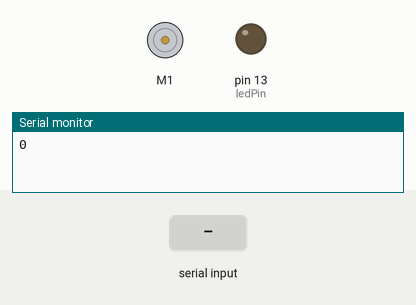
Simulated run of this sketch. Board: Arduino Uno, built with avr-gcc and run on an emulated ATmega328P. On the bench: DC motor (green arrow = forward, orange = backward, longer = faster), output pins drawn as LEDs (lit = HIGH), the last lines printed to the serial monitor. The test bench sets the inputs (shaded band).

Above: at 1.2 s.
1.3 s: "1" received over Serial
At 1.7 s:
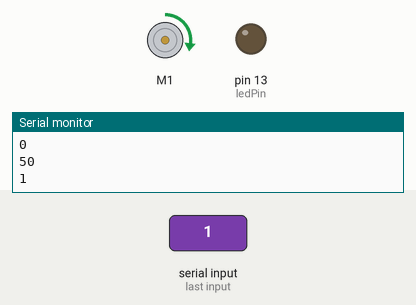
2.8 s: "2" received over Serial
At 4.0 s:
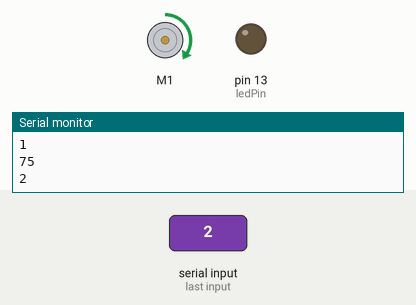
4.3 s: "3" received over Serial
At 5.2 s:
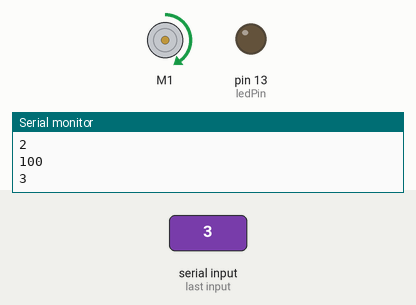
5.8 s: "4" received over Serial
At 6.4 s:
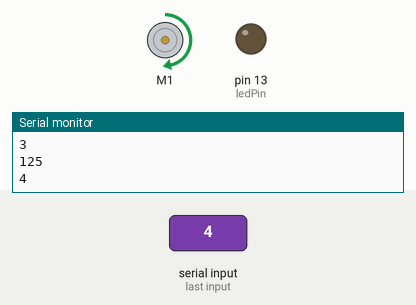
7.3 s: "5" received over Serial
At 8.5 s:
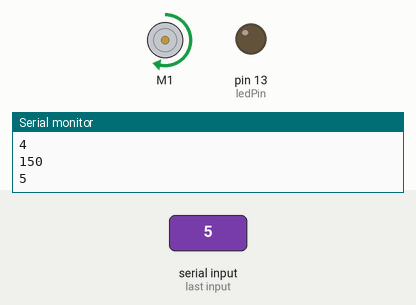
8.8 s: "6" received over Serial
At 9.8 s:
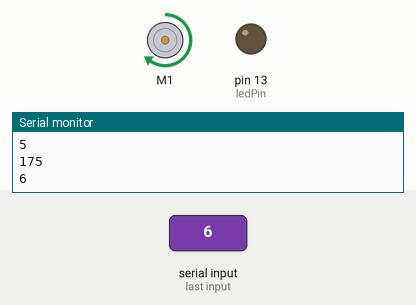
Timing chart, 0 to 11.3 s (numbered marks = the images above; inputs shaded):
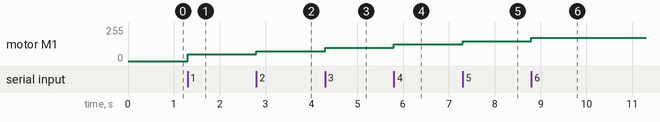

Measured:
- after the input at 1.3 s, motor M1: stopped → forward 50/255 at once
- after the input at 2.8 s, motor M1: forward 50/255 → forward 75/255 at once
- after the input at 4.3 s, motor M1: forward 75/255 → forward 100/255 at once
- after the input at 5.8 s, motor M1: forward 100/255 → forward 125/255 at once
- after the input at 7.3 s, motor M1: forward 125/255 → forward 150/255 at once
- after the input at 8.8 s, motor M1: forward 150/255 → forward 175/255 at once

The sketch:

MotorManager.ino
```cpp
#include <Wire.h>
  #include <Adafruit_MotorShield.h>
#include "utility/Adafruit_MS_PWMServoDriver.h"

Adafruit_MotorShield AFMS = Adafruit_MotorShield();
Adafruit_DCMotor *myMotor = AFMS.getMotor(1);

const int ledPin = LED_BUILTIN;

void setup() {
  // put your setup code here, to run once:
  Serial.begin(9600);
  AFMS.begin();
  pinMode(ledPin, OUTPUT);
  setSpeed(0);
}

void loop() {
  // put your main code here, to run repeatedly:
  char speed;
  // check if data has been sent from the computer:
  if (Serial.available()) {
    speed = Serial.read();
    setSpeed(speed);
    Serial.println(speed);
  }
  }

  void setSpeed(char c){   //ENDRE TIL ASCII-TEGN FOR Å FÅ FLERE STEG
    int i = 0;
    if (c=='1') i=50;
    if (c=='2') i=75;
    if (c=='3') i=100;
    if (c=='4') i=125;
    if (c=='5') i=150;
    if (c=='6') i=175;
    if (c=='7') i=200;
    if (c=='8') i=225;
    if (c=='9') i=255;
    myMotor->setSpeed(i);
    myMotor->run(FORWARD);
    Serial.println(i);

  /*
  Serial.println ("Run");
  myMotor->setSpeed(250);
  myMotor->run(FORWARD);
  delay (3000);
  Serial.println ("stop");
  myMotor->setSpeed(0);
  myMotor->run(FORWARD);
  delay (3000);
  */


}
```
